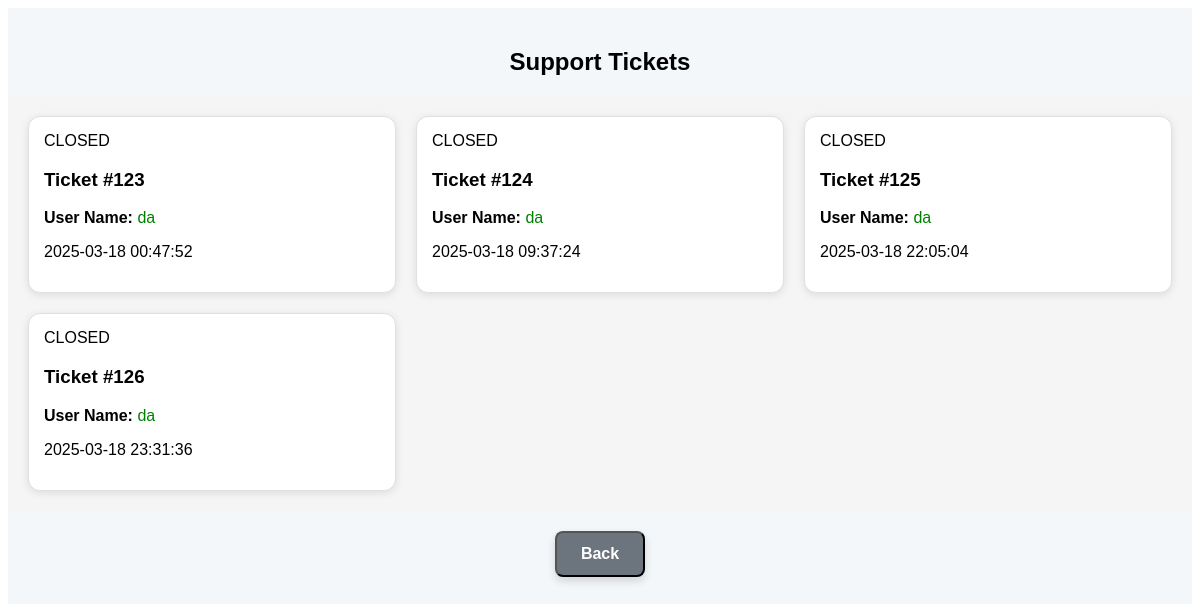
Screenshot of /support_chat.php (signed in) with the database file from the repository.
### tables this page shows
CREATE TABLE `users` (
  `id` int(11) NOT NULL,
  `username` varchar(255) NOT NULL,
  `password` varchar(255) NOT NULL,
  `jabber` varchar(255) DEFAULT NULL,
  `telegram` varchar(255) DEFAULT NULL,
  `secret_code` varchar(50) DEFAULT NULL,
  `created_at` timestamp NOT NULL DEFAULT current_timestamp(),
  `balance` decimal(10,2) NOT NULL DEFAULT 0.00,
  `seller` tinyint(1) NOT NULL DEFAULT 0,
  `seller_percentage` int(11) DEFAULT 0,
  `credit_cards_balance` decimal(10,2) NOT NULL DEFAULT 0.00,
  `credit_cards_total_earned` decimal(10,2) NOT NULL DEFAULT 0.00,
  `dumps_balance` decimal(10,2) NOT NULL DEFAULT 0.00,
  `dumps_total_earned` decimal(10,2) NOT NULL DEFAULT 0.00,
  `banned` tinyint(1) NOT NULL DEFAULT 0,
  `role` int(11) NOT NULL DEFAULT 0,
  `status` varchar(255) NOT NULL DEFAULT 'active',
  `active` int(11) NOT NULL DEFAULT 0,
  `total_earned` decimal(10,2) DEFAULT 0.00,
  `seller_actual_balance` decimal(10,2) DEFAULT 0.00
);

CREATE TABLE `support_tickets` (
  `id` int(11) NOT NULL,
  `user_id` int(11) NOT NULL,
  `message` text DEFAULT '',
  `response` text DEFAULT NULL,
  `status` enum('open','closed') NOT NULL DEFAULT 'open',
  `created_at` timestamp NOT NULL DEFAULT current_timestamp(),
  `username` varchar(255) DEFAULT NULL,
  `subject` varchar(255) DEFAULT NULL,
  `updated_at` timestamp NOT NULL DEFAULT current_timestamp() ON UPDATE current_timestamp(),
  `user_unread` tinyint(4) DEFAULT 0,
  `last_user_reply` tinyint(4) DEFAULT 1,
  `unread` tinyint(1) DEFAULT 0,
  `admin_unread` tinyint(1) DEFAULT 0
);

### encrypt.php (called while the page is built, shortened)
<?php
function decryptMessage($ciphertext) {
    $data = base64_decode($ciphertext);
    $ivLength = openssl_cipher_iv_length(CIPHER_METHOD);
    $iv = substr($data, 0, $ivLength);
    $encryptedMessage = substr($data, $ivLength);
    return openssl_decrypt($encryptedMessage, CIPHER_METHOD, ENCRYPTION_KEY, 0, $iv);
}

### support_chat.php (the view, shortened to what this page needs)
<?php
require 'config.php';
require 'encrypt.php';
$stmt = $pdo->prepare("
    SELECT t.id AS ticket_id, t.created_at AS ticket_created_at, t.unread, t.status, t.admin_unread,
           u.username AS user_username, m.sender,m.is_read, m.message AS content, m.created_at AS message_created_at
    FROM support_tickets t
    LEFT JOIN users u ON t.user_id = u.id
    LEFT JOIN support_replies m ON t.id = m.ticket_id
    ORDER BY m.created_at ASC
");
$stmt->execute();
$rawTickets = $stmt->fetchAll(PDO::FETCH_ASSOC);
$tickets = [];
foreach ($rawTickets as $row) {
    $ticketId = $row['ticket_id'];
    if (!isset($tickets[$ticketId])) {
        $tickets[$ticketId] = [];
    }
if (!empty($row['content'])) {
    $row['content'] = decryptMessage($row['content']);
}
$tickets[$ticketId][] = $row;
}
?>
<!DOCTYPE html>
<html lang="en">
<head>
    <link rel="stylesheet" href="css/support_chat.css">
</head>
<body>
    <div id="support-chat">
        <h2>Support Tickets</h2>
        <div class="ticket-grid">
            <?php if (!empty($tickets)): ?>
            <?php
foreach ($tickets as $ticketId => $messages): ?>
            <div class="ticket-wrapper">
                <div class="ticket-summary card" data-ticket-id="<?php echo htmlspecialchars($ticketId); ?>"
                    onclick="toggleConversation(<?php echo htmlspecialchars($ticketId); ?>)">
                    <div class="card-content">
                        <?php if (strtolower($messages[0]['status']) === 'closed'): ?>
                        <span class="status-closed">CLOSED</span>
                        <?php endif; ?>
                        <h3 class="ticket-title">
                            Ticket #<?php echo htmlspecialchars($ticketId); ?>
                        </h3>
                        <p class="ticket-user">
                            <strong>User Name:</strong> <span
                                style="color:green;"><?php echo htmlspecialchars($messages[0]['user_username']); ?>
                            </span>
                        </p>
                        <p class="ticket-date">
                            <?php echo htmlspecialchars($messages[0]['ticket_created_at']); ?>
                        </p>
                    </div>
                </div>
            </div>
            <?php endforeach; ?>
            <?php else: ?>
            <center>
                <p>No support tickets found.</p>
            </center>
            <?php endif; ?>
        </div>
        <center>        <button class="back-button" onclick="history.back()">Back</button>
        </center>
    </div>
</body>
</html>

### css/support_chat.css (style rules this page uses)
#support-chat { font-family: Arial, sans-serif; padding: 20px; background: #f4f7fa; display: flex; flex-direction: column; align-items: center; min-height: 100vh; }
.back-button { display: inline-block; padding: 12px 24px; color: #fff; background-color: #6c757d; border-radius: 8px; text-align: center; text-decoration: none; font-weight: bold; font-size: 1em; margin: 20px auto; transition: background-color 0.3s ease; box-shadow: 0 4px 8px rgba(0, 0, 0, 0.15); }

### support_chat.php (style rules this page uses)
.ticket-grid { display: grid; grid-template-columns: repeat(3, 1fr); gap: 20px; padding: 20px; background-color: #f5f5f5; width: 100%; }
.ticket-wrapper { position: relative; transition: transform 0.3s ease-in-out; cursor: pointer; }
.card { border: 1px solid #e0e0e0; border-radius: 12px; padding: 15px; background-color: #ffffff; box-shadow: 0 2px 8px rgba(0, 0, 0, 0.1); transition: box-shadow 0.3s ease-in-out, transform 0.3s ease-in-out; }

### rows the page displays
users: username "da"
support_tickets: created_at "2025-03-18 09:37:24"
support_tickets: created_at "2025-03-18 22:05:04"
support_tickets: id "126", user_username "da", ticket_created_at "2025-03-18 23:31:36"

### other values shown
$ticketId "123"
$messages[0]['user_username'] "da"
$messages[0]['ticket_created_at'] "2025-03-18 00:47:52"
$ticketId "124"
$ticketId "125"
